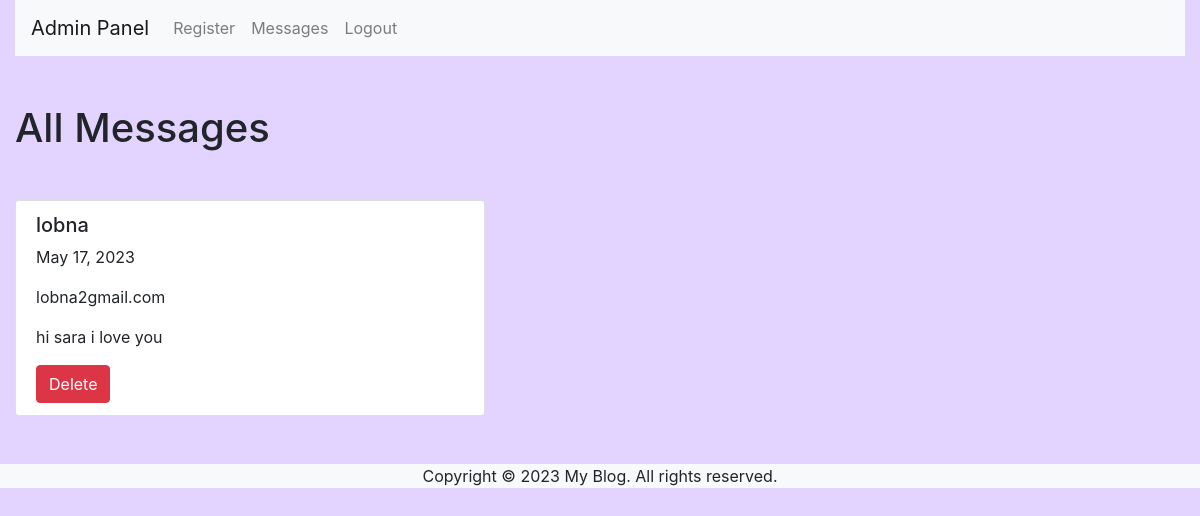
Screenshot of /panel/message/ (signed in) with the database file from the repository.
### myPanel/models.py (models this page shows, shortened)
class Messages(models.Model):
    name = models.CharField(max_length=100)
    date_modified = models.DateTimeField(auto_now=True)
    email = models.CharField(max_length=200)
    content = models.TextField()

### myPanel/views.py (the view)
# urls.py: path('message/', views.message, name="message"),
@login_required(login_url="/panel/login/")
def message(request):
    messages = Messages.objects.all()
    return render(request, 'messages.html', {'messages': messages})

### template/messages.html (shortened to what this page needs)
<!DOCTYPE html>
<html lang="en">
<head>
    <link rel="stylesheet" href="https://stackpath.bootstrapcdn.com/bootstrap/4.5.0/css/bootstrap.min.css">
</head>
<body style="background-color: rgb(226, 211, 255);">
<div class="container-fluid">
<nav class="navbar navbar-expand-lg navbar-light bg-light">
    <a class="navbar-brand" href="{% url 'posts' %}">Admin Panel</a>
    <div class="collapse navbar-collapse" id="navbarNavAltMarkup">
        <div class="navbar-nav">
            <a href="{% url 'regist' %}" class="nav-item nav-link">Register</a>
            <a href="{% url 'message' %}" class="nav-item nav-link">Messages</a>
            <a href="{% url 'logout' %}" class="nav-item nav-link">Logout</a>
        </div>
    </div>
</nav>
    <div class="row mt-5">
        <div class="col-lg-5">
            <h1 class="mb-5">All Messages</h1>
            {% if messages %}
            <ul class="list-group">
                {% for message in messages %}
                <li class="list-group-item">
                    <h5>{{ message.name }}</h5>
                    <p>{{ message.date_modified|date:"F j, Y" }}</p>
                    <p>{{ message.email }}</p>
                    <p>{{ message.content }}</p>
                    <a href="{% url 'deletemessage' pk=message.pk %}" class="btn btn-danger">Delete</a>
                </li>
                {% endfor %}
            </ul>
            {% else %}
            <p>No messages have been submitted yet.</p>
            {% endif %}
        </div>
    </div>
</div>
<footer class="bg-light text-center mt-5">
    <p>Copyright &copy;
        {% now "Y" %} My Blog. All rights reserved.
    </p>
</footer>
</body>
</html>

### rows the page displays
Messages: name "lobna", date_modified "May 17, 2023", email "lobna2gmail.com", content "hi sara i love you"
